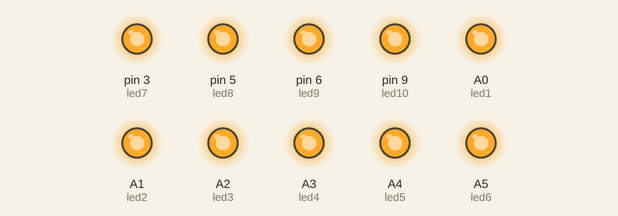
Simulated run of this sketch. Board: Arduino Uno, built with avr-gcc and run on an emulated ATmega328P. Parts: output pins drawn as LEDs (lit = HIGH).

Above: at 0.05 s.
At 1.45 s:
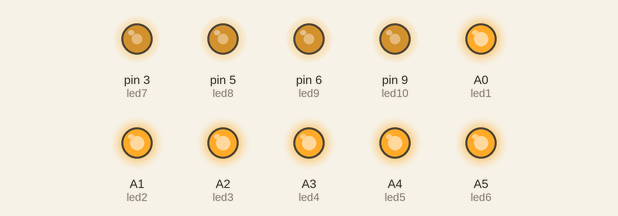
At 2.2 s:
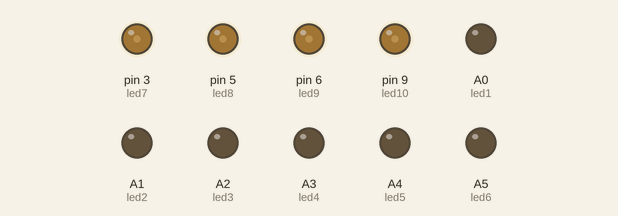
At 2.95 s:
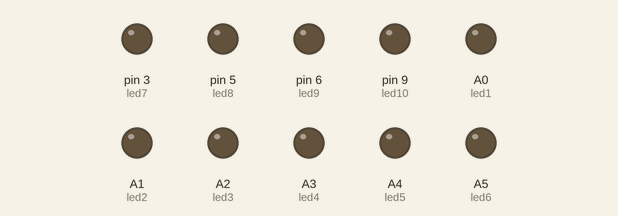
Timing chart, 0 to 6.9 s (numbered marks = the images above):
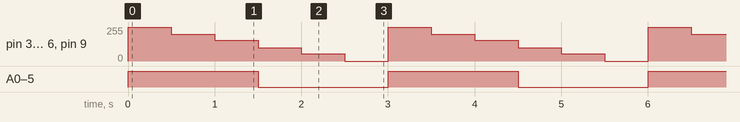

The sketch:

guia_manejo_analogico2.ino
```cpp
// Generar una cascada de 10 leds comunes que
//vallan de apagado gradualmente hasta el
//último led totalmente prendido.

#define led1  A0
#define led2  A1
#define led3  A2
#define led4  A3
#define led5  A4
#define led6  A5
#define led7  3
#define led8  5
#define led9  6
#define led10 9

void setup()
{
  pinMode(led1, OUTPUT);
  pinMode(led2, OUTPUT);
  pinMode(led3, OUTPUT);
  pinMode(led4, OUTPUT);
  pinMode(led5, OUTPUT);
  pinMode(led6, OUTPUT);
  pinMode(led7, OUTPUT);
  pinMode(led8, OUTPUT);
  pinMode(led9, OUTPUT);
  pinMode(led10, OUTPUT);
}

void loop()
{
  analogWrite(led1, 255);
  analogWrite(led2, 255);
  analogWrite(led3, 255);
  analogWrite(led4, 255);
  analogWrite(led5, 255);
  analogWrite(led6, 255);
  analogWrite(led7, 255);
  analogWrite(led8, 255);
  analogWrite(led9, 255);
  analogWrite(led10, 255);
  delay(500);
  analogWrite(led1, 200);
  analogWrite(led2, 200);
  analogWrite(led3, 200);
  analogWrite(led4, 200);
  analogWrite(led5, 200);
  analogWrite(led6, 200);
  analogWrite(led7, 200);
  analogWrite(led8, 200);
  analogWrite(led9, 200);
  analogWrite(led10, 200);
  delay(500);
  analogWrite(led1, 155);
  analogWrite(led2, 155);
  analogWrite(led3, 155);
  analogWrite(led4, 155);
  analogWrite(led5, 155);
  analogWrite(led6, 155);
  analogWrite(led7, 155);
  analogWrite(led8, 155);
  analogWrite(led9, 155);
  analogWrite(led10, 155);
  delay(500);
  analogWrite(led1, 100);
  analogWrite(led2, 100);
  analogWrite(led3, 100);
  analogWrite(led4, 100);
  analogWrite(led5, 100);
  analogWrite(led6, 100);
  analogWrite(led7, 100);
  analogWrite(led8, 100);
  analogWrite(led9, 100);
  analogWrite(led10, 100);
  delay(500);
  analogWrite(led1, 55);
  analogWrite(led2, 55);
  analogWrite(led3, 55);
  analogWrite(led4, 55);
  analogWrite(led5, 55);
  analogWrite(led6, 55);
  analogWrite(led7, 55);
  analogWrite(led8, 55);
  analogWrite(led9, 55);
  analogWrite(led10, 55);
  delay(500);
  analogWrite(led1, 0);
  analogWrite(led2, 0);
  analogWrite(led3, 0);
  analogWrite(led4, 0);
  analogWrite(led5, 0);
  analogWrite(led6, 0);
  analogWrite(led7, 0);
  analogWrite(led8, 0);
  analogWrite(led9, 0);
  analogWrite(led10, 0);
  delay(500);
}
```

Measured:
- by itself, A0 (led1), A1 (led2), A2 (led3), A3 (led4), A4 (led5), A5 (led6): alternates HIGH for 1.5 s and LOW for 1.5 s
- by itself, pin 3 (led7), pin 5 (led8), pin 6 (led9), pin 9 (led10): repeats every 3.0 s: 200/255 0.50 s, 155/255 0.50 s, 100/255 0.50 s, 55/255 0.50 s, 0/255 0.50 s, 255/255 0.50 s
